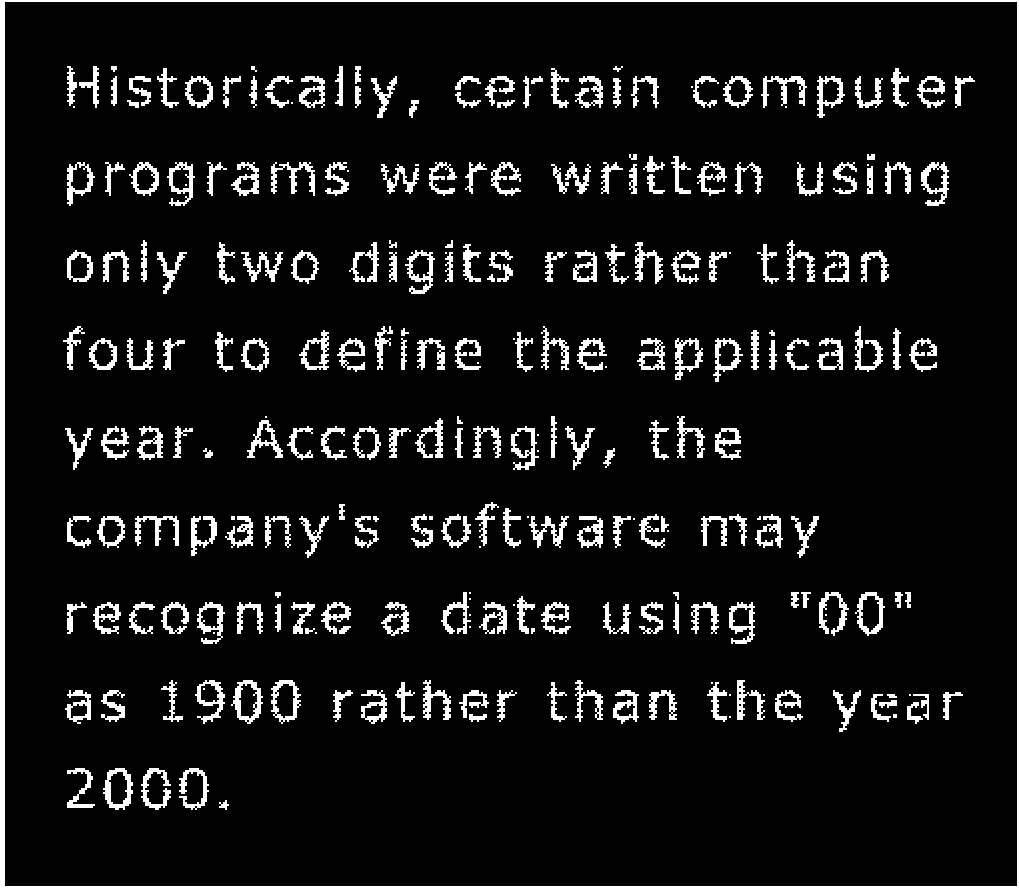
%> input picture Week8/Tutorial/matlab_example/Fig0906(a).tif, 1019 x 889 px
$ octave dilation.m   (GNU Octave 9; MATLAB toolbox functions it lacks are replaced by stand-ins)
%> lines starting %> are read from the running program, lines starting %| are printed output that depends on the picture; in (x1, y1, x2, y2) boxes, pixels count from 0 and x2, y2 are one past the last pixel; in counts of white or black regions, pixels touching at a corner belong together; the program's own positions count from 1
clc
clear

A = imread('Fig0906(a).tif');
%> A: size 889x1019 logical; 8.3% white; 266 white regions (38 under 20 px), largest, box (x1, y1, x2, y2) and area: (0, 0, 1019, 889) 11283, (231, 680, 263, 724) 536, (921, 162, 949, 206) 524
B = [0 1 0
     1 1 1
     0 1 0];
 A2 = imdilate(A, B);
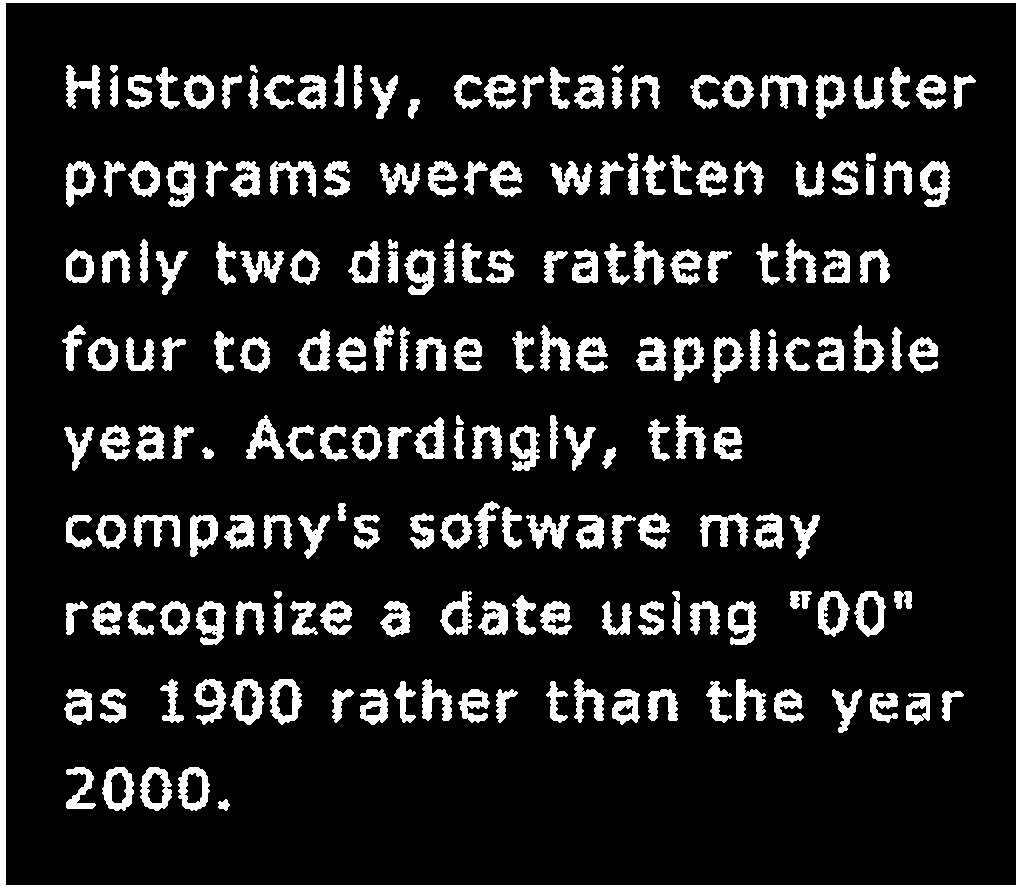
%> A2: size 889x1019 logical; 12.7% white; 202 white regions, largest, box (x1, y1, x2, y2) and area: (0, 0, 1019, 889) 15071, (270, 161, 316, 197) 838, (760, 75, 808, 109) 815
 A3 = imdilate(A2, B); % 二次膨胀
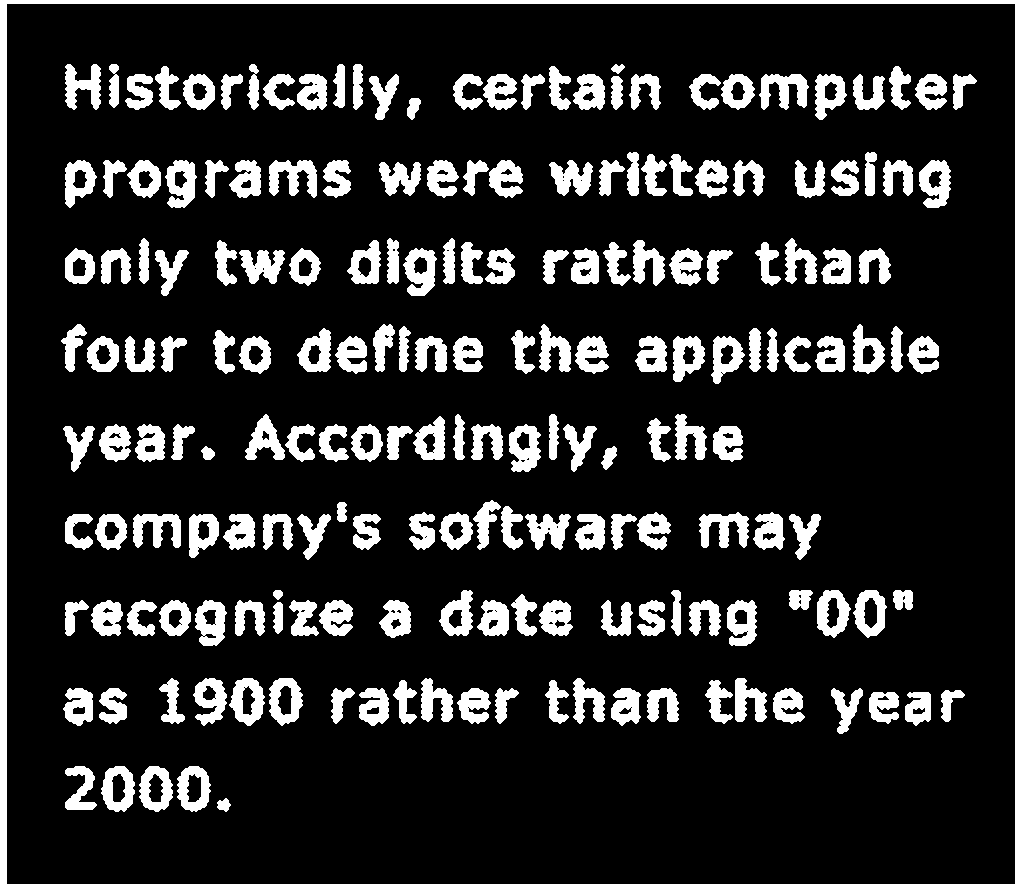
%> A3: size 889x1019 logical; 16.3% white; 194 white regions, largest, box (x1, y1, x2, y2) and area: (0, 0, 1019, 889) 18851, (269, 160, 317, 198) 1087, (759, 74, 809, 110) 1052
 A4 = imdilate(A3, B); % 三次膨胀
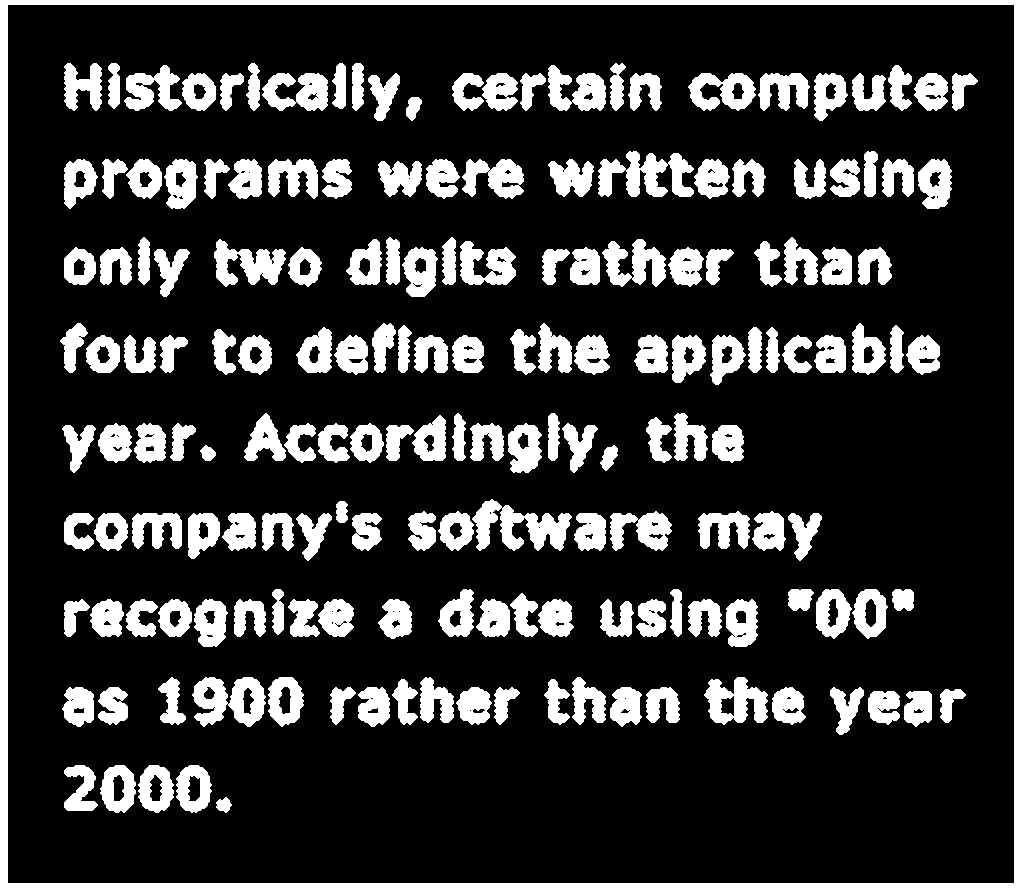
%> A4: size 889x1019 logical; 19.8% white; 176 white regions, largest, box (x1, y1, x2, y2) and area: (0, 0, 1019, 889) 22623, (472, 499, 572, 551) 2611, (598, 151, 694, 197) 2500
%  A2 = imdilate(B,A);
subplot(221)
imshow(A)
title('原始图像')

subplot(222)
imshow(A2)
title('使用结构元素[B]一次膨胀后的图像')

subplot(223)
imshow(A3)
title('使用结构元素[B]二次膨胀后的图像')

subplot(224)
imshow(A4)
title('使用结构元素[B]三次膨胀后的图像')

figure(2)
imshow(A2-A) % 显示增加的部分
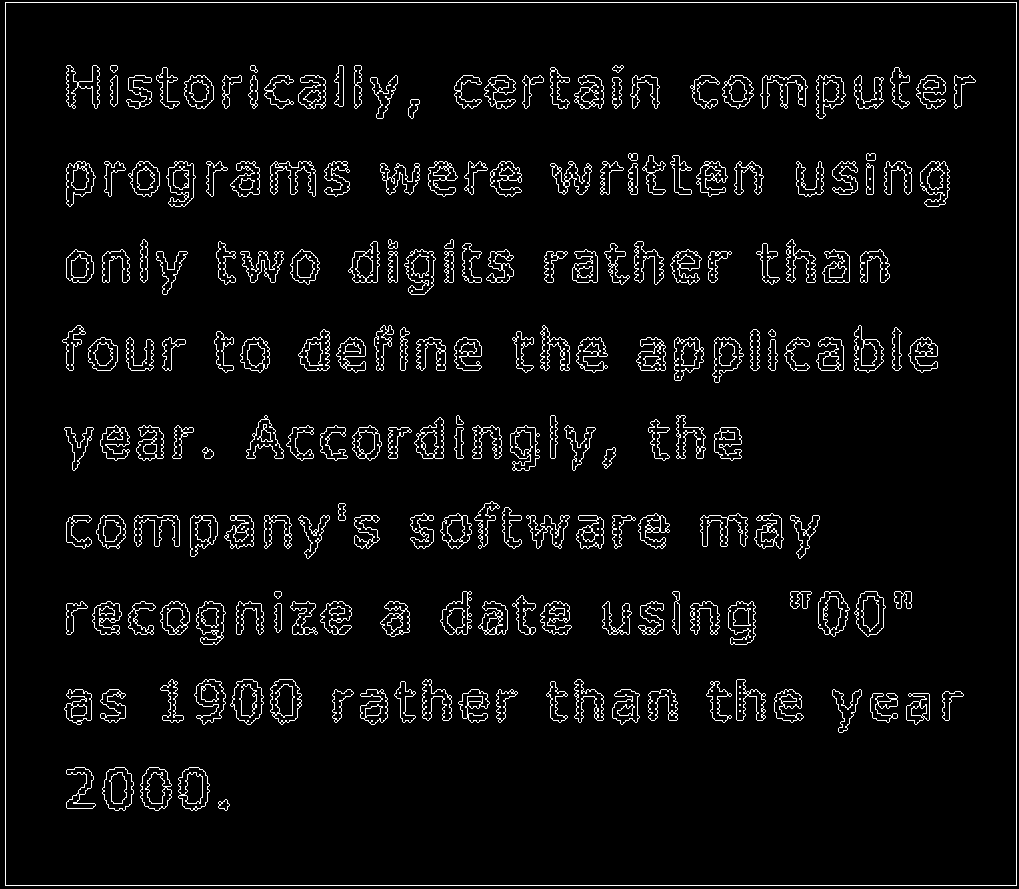
%> displayed picture: size 889x1019, on the screen's scale of 0 to 255; 4.5% white in thin lines or dots
title('使用结构元素[B]一次膨胀后和原图像相比较增加的部分')

$ run again, with Week8/Tutorial/matlab_example/Fig0908(a).tif copied over Week8/Tutorial/matlab_example/Fig0906(a).tif
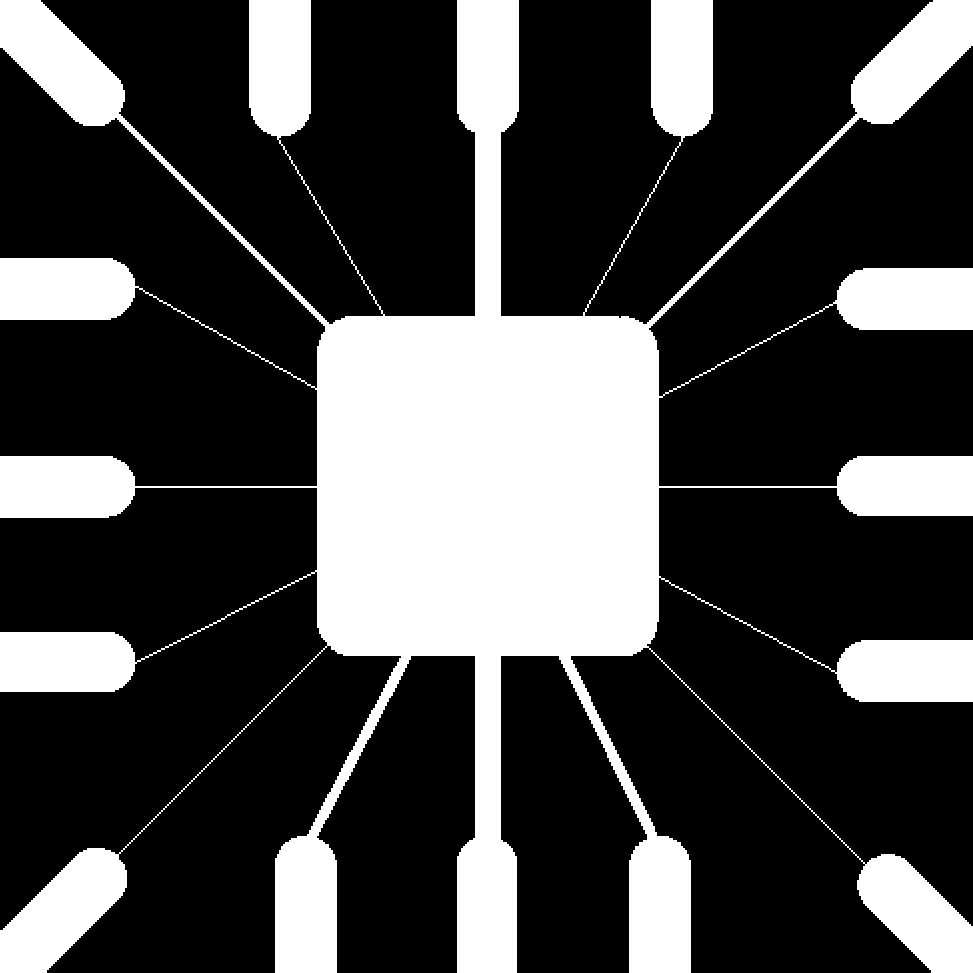
%> input picture Week8/Tutorial/matlab_example/Fig0908(a).tif, 973 x 973 px
%> A: size 973x973 logical; 28.1% white; 1 white region, box (x1, y1, x2, y2) and area: (0, 0, 973, 973) 265583
%> A2: size 973x973 logical; 29.5% white; 1 white region, box (x1, y1, x2, y2) and area: (0, 0, 973, 973) 279361
%> A3: size 973x973 logical; 30.7% white; 1 white region, box (x1, y1, x2, y2) and area: (0, 0, 973, 973) 290861
%> `A4 = imdilate(A3, B);`:
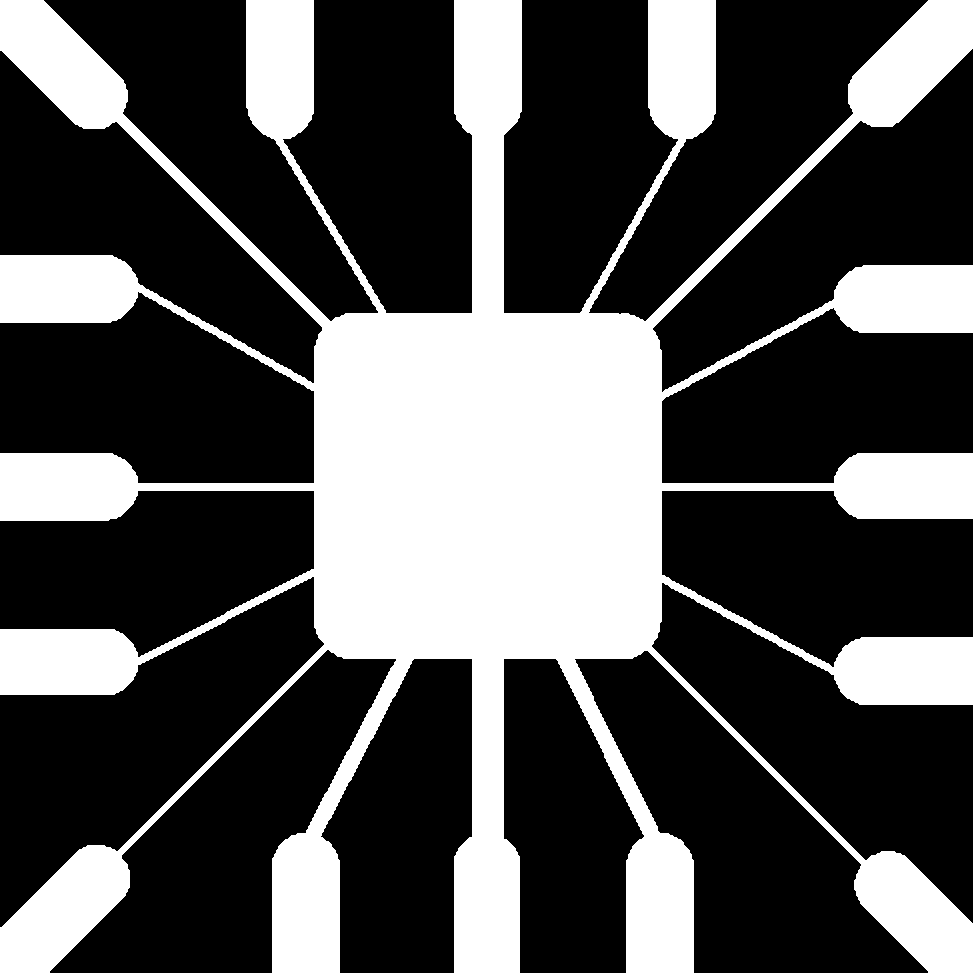
%> A4: size 973x973 logical; 31.9% white; 1 white region, box (x1, y1, x2, y2) and area: (0, 0, 973, 973) 302281
%> `imshow(A2-A)`:
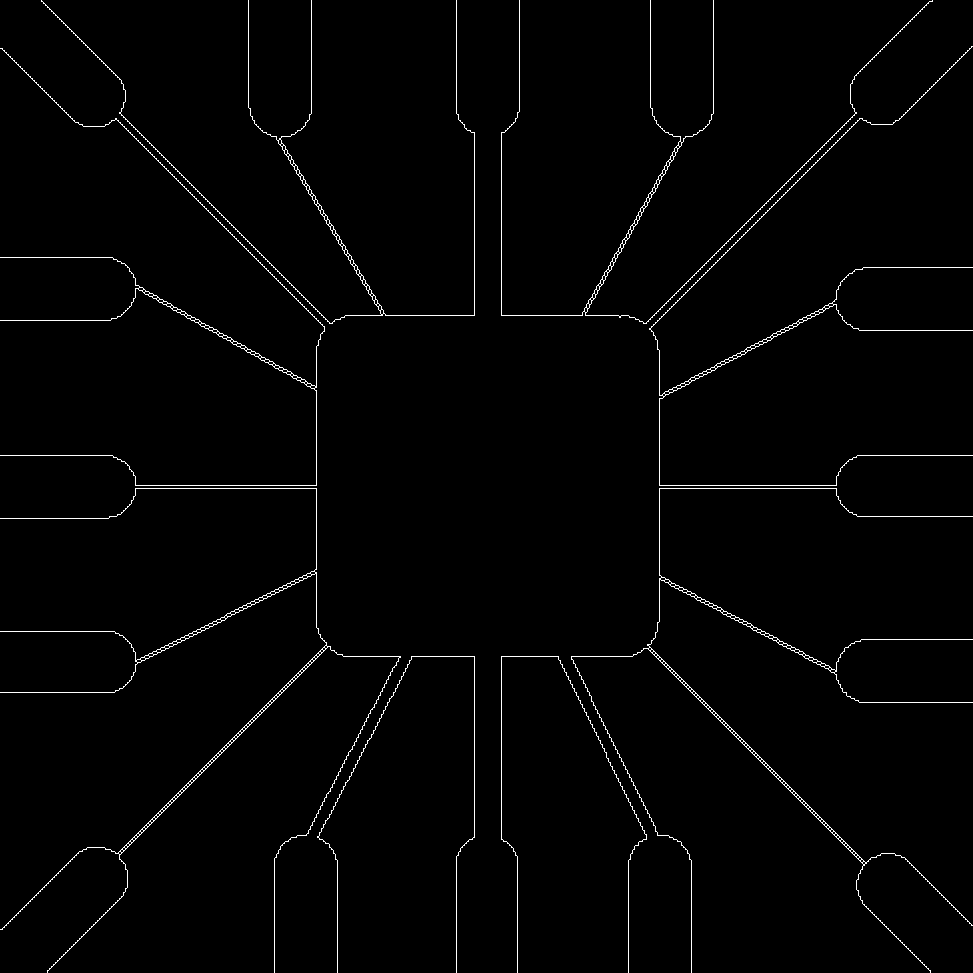
%> displayed picture: size 973x973, on the screen's scale of 0 to 255; 1.5% white in thin lines or dots

$ run again, with Week8/Tutorial/matlab_example/Fig0914(a).tif copied over Week8/Tutorial/matlab_example/Fig0906(a).tif
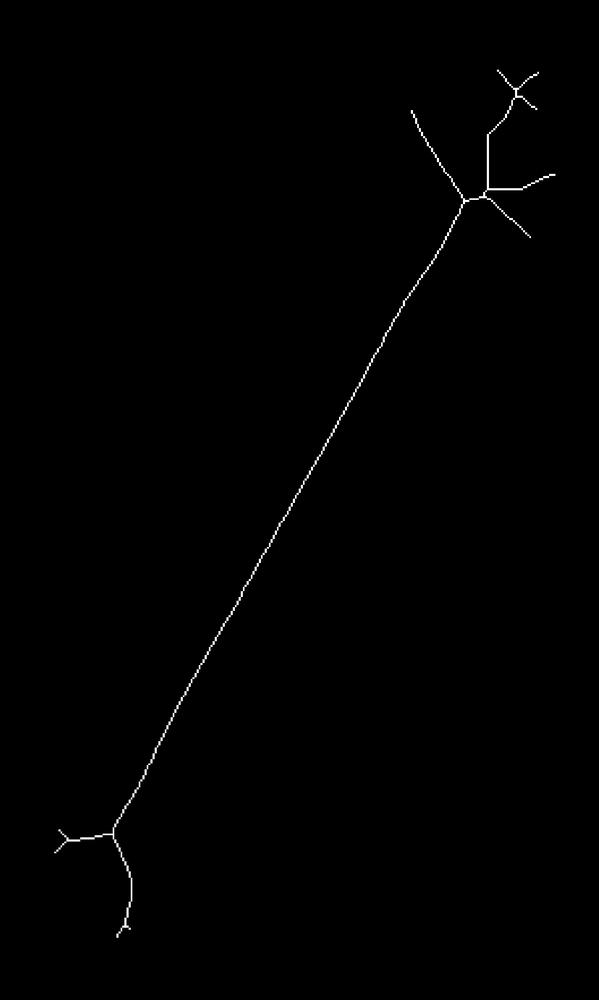
%> input picture Week8/Tutorial/matlab_example/Fig0914(a).tif, 599 x 1000 px, shrunk from 1127 x 1881 before the run
%> A is the input picture: size 1000x599 uint8; min 0, max 255, mean 1
%> `A4 = imdilate(A3, B);`:
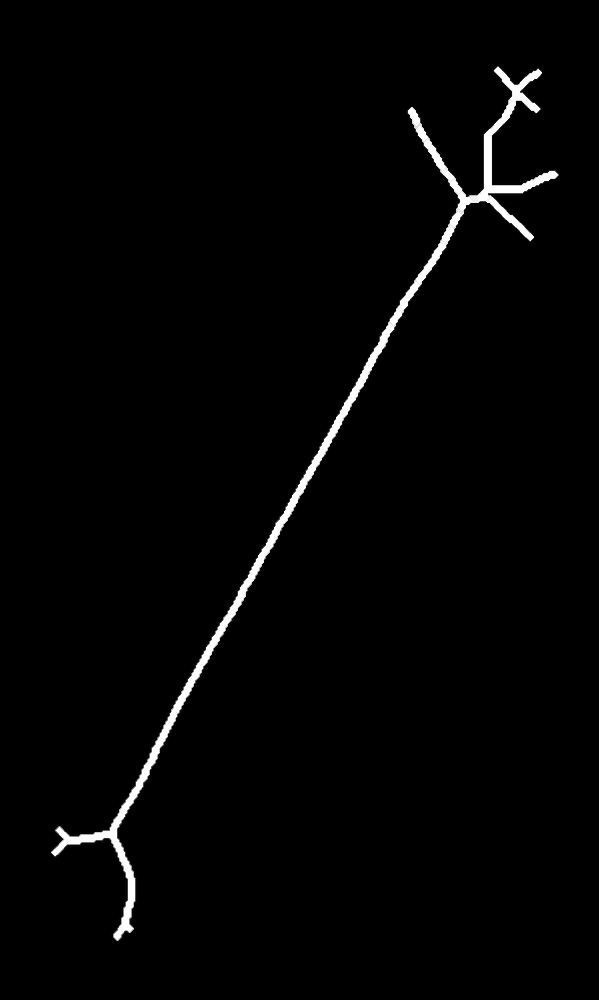
%> A4: size 1000x599 uint8; min 0, max 255, mean 4.4
%> `imshow(A2-A)`:
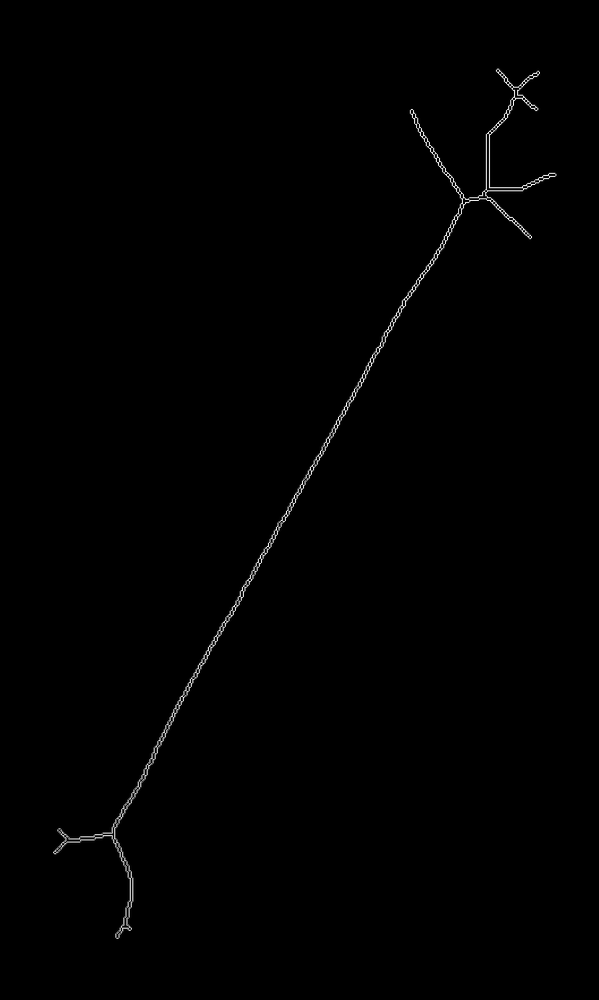
%> displayed picture: size 1000x599, on the screen's scale of 0 to 255; min 0, max 255, mean 1.2
